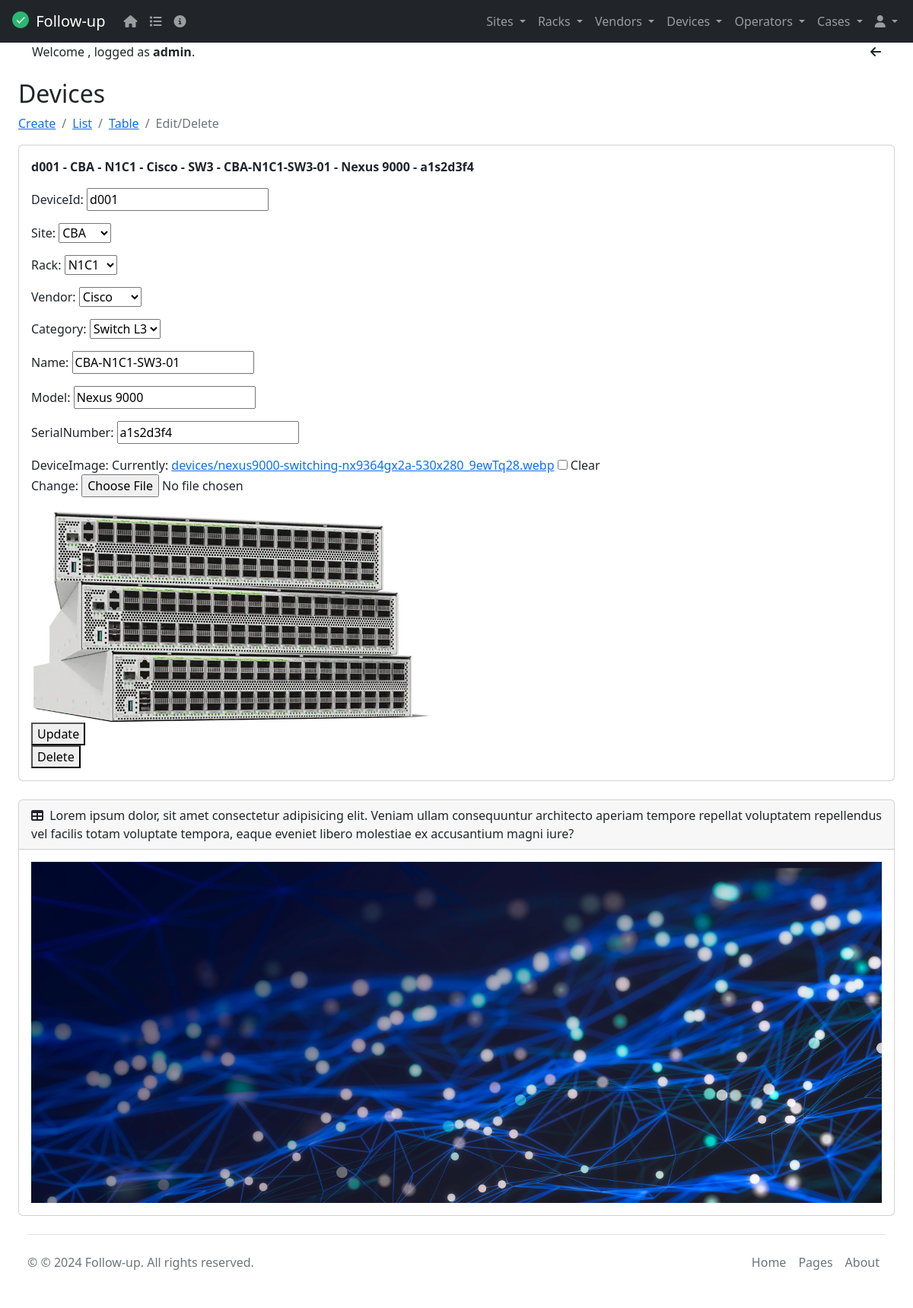
/devices/1 (signed in), run on the app's committed database.
### tasks/models.py (models this page shows, shortened)
class Device(models.Model):
  CATEGORIES = (
    ('RT', "Router"),
    ('SW2', "Switch L2"),
    ('SW3', "Switch L3"),
    ('FW', "Firewall"),
    ('SR', "Server"),
    ('ST', "Storage")
  )
  deviceId = models.CharField(max_length=6)
  name = models.CharField(max_length=20)
  category = models.CharField(choices=CATEGORIES, max_length=3, null=True)
  model = models.CharField(max_length=20)
  serialNumber = models.CharField(max_length=30)
  site = models.ForeignKey(Site, on_delete=models.CASCADE, null=True)
  rack = ChainedForeignKey(
    Rack,
    on_delete=models.CASCADE,
    null=True,
    related_name='devices',
    chained_field="site",
    chained_model_field="site",
    show_all=False,
    auto_choose=True,
    sort=True)
  vendor = models.ForeignKey(Vendor, on_delete=models.CASCADE, null=True)
  deviceImage = models.ImageField(upload_to='devices', blank=True, null=True, default="/media/static/default.png")
  class Meta():
    verbose_name = 'Device'
    verbose_name_plural = 'Devices'
    ordering = ('deviceId', 'name')
    unique_together = ('deviceId', 'name')

class Site(models.Model):
  siteId = models.CharField(max_length=6)
  name = models.CharField(max_length=20)
  address = models.CharField(max_length=30)
  city = models.CharField(max_length=20)
  country = models.CharField(max_length=20)
  switchowner = models.CharField(max_length=30)
  contact = models.IntegerField(default=0)
  siteImage = models.ImageField(upload_to='sites', blank=True, null=True, default="/media/static/default.png") # default=""
  def __str__(self):
    return self.name
  class Meta():
    verbose_name = 'Site'
    verbose_name_plural = 'Sites'
    ordering = ('siteId', 'name')
    unique_together = ('siteId', 'name')

class Rack(models.Model):
  rackId = models.CharField(max_length=6)
  name = models.CharField(max_length=20)
  site = models.ForeignKey(Site, on_delete=models.CASCADE, null=True)
  rackImage = models.ImageField(upload_to='racks', blank=True, null=True, default="/media/static/default.png") # default=""
  def __str__(self):
    return f"{self.name}"
  class Meta():
    verbose_name = 'Rack'
    verbose_name_plural = 'Racks'
    ordering = ('rackId', 'name')
    unique_together = ('rackId', 'name')

class Vendor(models.Model):
  vendorId = models.CharField(max_length=6)
  name = models.CharField(max_length=20)
  email = models.EmailField()
  contact = models.IntegerField()
  link = models.URLField(max_length=200, blank=True)
  vendorImage = models.ImageField(upload_to='vendors', blank=True, null=True, default="/media/static/default.png")
  def __str__(self):
    return self.name
  class Meta():
    verbose_name = 'Vendor'
    verbose_name_plural = 'Vendors'
    ordering = ('vendorId', 'name')
    unique_together = ('vendorId', 'name')

### tasks/views.py (the view, shortened to what this page needs)
# urls.py: path('devices/<int:device_id>', views.device_detail, name='device_detail'),
@staff_member_required(login_url='/only_staff')
def device_detail(request, device_id):
    if request.method == 'GET':
        device = get_object_or_404(Device, pk=device_id)
        form = DeviceForm(instance=device)
        return render(request, 'device_detail.html', {'device': device, 'form': form})

### tasks/forms.py
class DeviceForm(ModelForm):
    class Meta:
        model = Device
        fields = ['deviceId', 'site', 'rack', 'vendor', 'category', 'name', 'model', 'serialNumber', 'deviceImage']

### tasks/templates/device_detail.html (shortened to what this page needs)
{% extends 'base.html' %}
{% block content %}
<h2 class="mt-4">Devices</h2>
<nav aria-label="breadcrumb">
  <ol class="breadcrumb">
    {% if user.is_staff %}
    <li class="breadcrumb-item"><a href="/device_create">Create</a></li>
    {% endif %}
    <li class="breadcrumb-item"><a href="/devices">List</a></li>
    <li class="breadcrumb-item"><a href="/device_table">Table</a></li>
    <li class="breadcrumb-item active" aria-current="page">Edit/Delete</li>
  </ol>
</nav>
<div class="card mb-4">
  <div class="card-body">
    <p><strong>{{device.deviceId}} - {{device.site}} - {{device.rack}} - {{device.vendor}} - {{device.category}} - {{device.name}} - {{device.model}} - {{device.serialNumber}}</strong></p>
    <form method="POST" enctype="multipart/form-data">
      {{form.as_p}}
      <section>
        <img
          src="{{ device.deviceImage.url }}"
          alt="{{ device.name }}"
        />
      </section>
      <button>
        Update
      </button>
    </form>
    <form action="{% url 'device_delete' device.id %}" method="POST">
      <button>
        Delete
      </button>
    </form>
  </div>
</div>
{% endblock %}

### tasks/templates/base.html (shortened to what this page needs)
<!DOCTYPE html>
<html lang="en" data-bs-theme="dark">
  <head>
    <link rel="stylesheet" href="https://cdn.jsdelivr.net/npm/bootstrap@5.2.0/dist/css/bootstrap.min.css">
    <link href="https://cdn.datatables.net/v/dt/jq-3.7.0/jszip-3.10.1/dt-2.0.8/af-2.7.0/b-3.0.2/b-colvis-3.0.2/b-html5-3.0.2/b-print-3.0.2/cr-2.0.3/date-1.5.2/fc-5.0.1/fh-4.0.1/kt-2.12.1/r-3.0.2/rg-1.5.0/rr-1.5.0/sc-2.4.3/sb-1.7.1/sp-2.3.1/sl-2.0.3/sr-1.4.1/datatables.min.css" rel="stylesheet">
    <link rel="stylesheet" href="https://cdnjs.cloudflare.com/ajax/libs/font-awesome/6.5.2/css/all.min.css">
  </head>
  <body>
  {% include 'navbar.html' %}
    <div id="layoutSidenav_content">
      <main>
        <div class="container-fluid px-4">
          {% if user.is_authenticated %}
          <div class="container text-center">
            <div class="row">
              <div class="col">
                <div class="text-start">
                  Welcome <strong>{{request.user.first_name}} {{request.user.last_name}}</strong>,
                  logged as <strong>{{request.user.username}}</strong>.
                </div>
              </div>
              <div class="col col-lg-2">
                <div class="text-end">
                  <i class="fa fa-arrow-left" aria-hidden="true" onclick="window.history.back()"></i>
                </div>
              </div>
            </div>
          </div>
          {% endif %}
          {% block content %}
          {% endblock %}
          {% include 'footer.html' %}
        </div>
      </main>
    </div>
  </body>
</html>

### tasks/templates/base.html (style rules this page uses)
html { scroll-padding-top: 220px; }
body { position: relative; overflow-y: auto; }

### data on the page
Device: deviceId "d001", site "CBA", rack "N1C1", vendor "Cisco", category "SW3", name "CBA-N1C1-SW3-01", model "Nexus 9000", serialNumber "a1s2d3f4", category "Switch L3", deviceImage (picture)
Site: name "CBA-N1C1-SW3-01"

### other printed values
{{ request.user.username }} "admin"
